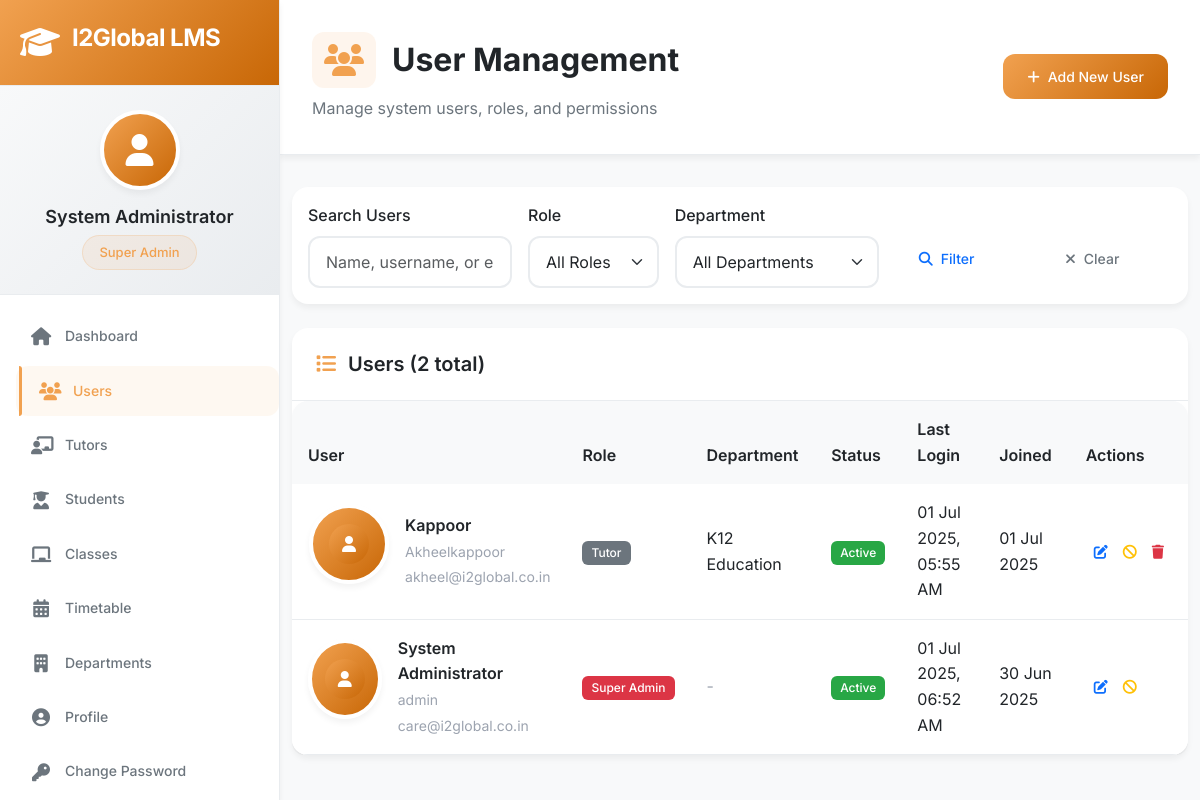
/admin/users (signed in), run on an earlier commit of the app's database.
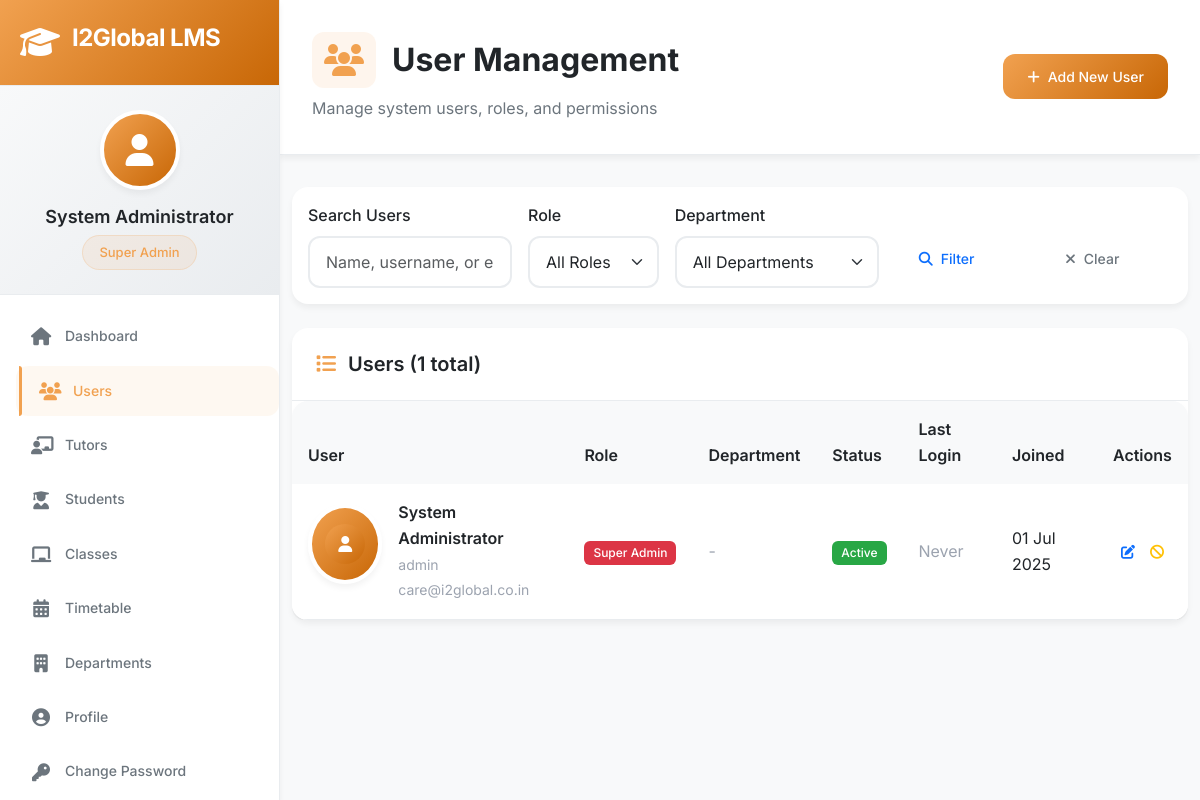
And on a later commit of the database.
### app/models/user.py (models this page shows, shortened)
class User(UserMixin, db.Model):
    __tablename__ = 'users'
    id = db.Column(db.Integer, primary_key=True)
    username = db.Column(db.String(80), unique=True, nullable=False, index=True)
    email = db.Column(db.String(120), unique=True, nullable=False, index=True)
    password_hash = db.Column(db.String(255), nullable=False)
    full_name = db.Column(db.String(100), nullable=False)
    phone = db.Column(db.String(20))
    address = db.Column(db.Text)
    profile_picture = db.Column(db.String(100))
    role = db.Column(db.String(20), nullable=False, default='tutor')  # superadmin, admin, coordinator, tutor
    department_id = db.Column(db.Integer, db.ForeignKey('departments.id'))
    is_active = db.Column(db.Boolean, default=True)
    is_verified = db.Column(db.Boolean, default=False)
    created_at = db.Column(db.DateTime, default=datetime.utcnow)
    last_login = db.Column(db.DateTime)
    joining_date = db.Column(db.Date)
    working_hours = db.Column(db.String(50))  # "9:00 AM - 6:00 PM"
    emergency_contact = db.Column(db.Text)  # JSON string
    department = db.relationship('Department', foreign_keys=[department_id], backref='users', lazy=True)
    tutor_profile = db.relationship('Tutor', backref='user', uselist=False, lazy=True)
    def has_permission(self, permission):
        if self.role == 'superadmin':
            return True
    def get_role_display(self):
        role_map = {
            'superadmin': 'Super Admin',
            'admin': 'Admin',
            'coordinator': 'Coordinator',
            'tutor': 'Tutor'
        }
        return role_map.get(self.role, self.role.title())

### app/models/department.py (models this page shows, shortened)
class Department(db.Model):
    __tablename__ = 'departments'
    id = db.Column(db.Integer, primary_key=True)
    name = db.Column(db.String(50), unique=True, nullable=False)
    code = db.Column(db.String(10), unique=True, nullable=False)  # K12, TT, UPSKILL
    description = db.Column(db.Text)
    permissions = db.Column(db.Text)  # JSON string of permissions
    is_active = db.Column(db.Boolean, default=True)
    created_at = db.Column(db.DateTime, default=datetime.utcnow)
    created_by = db.Column(db.Integer, db.ForeignKey('users.id'))
    settings = db.Column(db.Text)  # JSON string for department-specific settings

### app/routes/admin.py (the view)
@bp.route('/users')
@login_required
@admin_required
def users():
    page = request.args.get('page', 1, type=int)
    role_filter = request.args.get('role', '')
    dept_filter = request.args.get('department', '', type=int)
    search = request.args.get('search', '')
    query = User.query
    if role_filter:
        query = query.filter_by(role=role_filter)
    if dept_filter:
        query = query.filter_by(department_id=dept_filter)
    if search:
        query = query.filter(
            (User.full_name.contains(search)) |
            (User.username.contains(search)) |
            (User.email.contains(search))
        )
    users = query.order_by(User.created_at.desc()).paginate(
        page=page, per_page=20, error_out=False
    )
    departments = Department.query.filter_by(is_active=True).all()
    return render_template('admin/users.html', users=users, departments=departments)

### app/models/user.py (called while the page is built)
@login.user_loader
def load_user(user_id):
    return User.query.get(int(user_id))

### app/routes/admin.py (called while the page is built)
def admin_required(f):
    @wraps(f)
    def decorated_function(*args, **kwargs):
        if current_user.role not in ['superadmin', 'admin', 'coordinator']:
            flash('Access denied. Insufficient permissions.', 'error')
            return redirect(url_for('dashboard.index'))
        return f(*args, **kwargs)
    return decorated_function

### app/templates/admin/users.html (shortened to what the changed rows need)
{% extends "base.html" %}
{% block content %}
<div class="page-header">
    <div class="d-flex justify-content-between align-items-center">
        <div>
            <h1 class="page-title">
                <i class="fas fa-users"></i>
                User Management
            </h1>
        </div>
    </div>
</div>
<div class="container-fluid">
    <div class="card">
        <div class="card-header">
            <h5 class="card-title mb-0">
                <i class="fas fa-list"></i>
                Users ({{ users.total }} total)
            </h5>
        </div>
        <div class="card-body p-0">
            {% if users.items %}
            <div class="table-responsive">
                <table class="table table-hover mb-0">
                    <thead>
                        <tr>
                            <th>User</th>
                            <th>Role</th>
                            <th>Department</th>
                            <th>Status</th>
                            <th>Last Login</th>
                            <th>Joined</th>
                            <th>Actions</th>
                        </tr>
                    </thead>
                    <tbody>
                        {% for user in users.items %}
                        <tr>
                            <td>
                                <div class="d-flex align-items-center">
                                    <div class="user-avatar me-3">
                                        {% if user.profile_picture %}
                                            <img src="{{ url_for('static', filename='uploads/profiles/' + user.profile_picture) }}"
                                                 alt="Avatar" class="rounded-circle" width="40" height="40">
                                        {% else %}
                                            <div class="avatar-placeholder">
                                                <i class="fas fa-user"></i>
                                            </div>
                                        {% endif %}
                                    </div>
                                    <div>
                                        <div class="fw-semibold">{{ user.full_name }}</div>
                                        <small class="text-muted">{{ user.username }}</small><br>
                                        <small class="text-muted">{{ user.email }}</small>
                                    </div>
                                </div>
                            </td>
                            <td>
                                <span class="badge badge-{{ 'danger' if user.role == 'superadmin' else 'warning' if user.role == 'admin' else 'info' if user.role == 'coordinator' else 'secondary' }}">
                                    {{ user.get_role_display() }}
                                </span>
                            </td>
                            <td>
                                {% if user.department %}
                                    {{ user.department.name }}
                                {% else %}
                                    <span class="text-muted">-</span>
                                {% endif %}
                            </td>
                            <td>
                                {% if user.is_active %}
                                    <span class="badge badge-success">Active</span>
                                {% else %}
                                    <span class="badge badge-danger">Inactive</span>
                                {% endif %}
                            </td>
                            <td>
                                {% if user.last_login %}
                                    <span data-bs-toggle="tooltip" title="{{ user.last_login.strftime('%d %B %Y at %H:%M') }}">
                                        {{ user.last_login|datetime }}
                                    </span>
                                {% else %}
                                    <span class="text-muted">Never</span>
                                {% endif %}
                            </td>
                            <td>
                                {% if user.created_at %}
                                    {{ user.created_at|date }}
                                {% else %}
                                    <span class="text-muted">-</span>
                                {% endif %}
                            </td>
                            <td>
                                <div class="btn-group btn-group-sm">
                                    <a href="{{ url_for('admin.edit_user', user_id=user.id) }}"
                                       class="btn btn-outline-primary" data-bs-toggle="tooltip" title="Edit User">
                                        <i class="fas fa-edit"></i>
                                    </a>
                                    {% if user.role != 'superadmin' or current_user.role == 'superadmin' %}
                                    <button type="button" class="btn btn-outline-{{ 'success' if not user.is_active else 'warning' }}"
                                            onclick="toggleUserStatus({{ user.id }}, {{ 'true' if not user.is_active else 'false' }})"
                                            data-bs-toggle="tooltip" title="{{ 'Activate' if not user.is_active else 'Deactivate' }} User">
                                        <i class="fas fa-{{ 'check' if not user.is_active else 'ban' }}"></i>
                                    </button>
                                    {% endif %}
                                    {% if current_user.role == 'superadmin' and user.role != 'superadmin' %}
                                    <button type="button" class="btn btn-outline-danger"
                                            onclick="deleteUser('{{ user.id }}', '{{ user.full_name }}')"
                                            data-bs-toggle="tooltip" title="Delete User">
                                        <i class="fas fa-trash"></i>
                                    </button>
                                    {% endif %}
                                </div>
                            </td>
                        </tr>
                        {% endfor %}
                    </tbody>
                </table>
            </div>
            {% endif %}
        </div>
    </div>
</div>
{% endblock %}

### app/templates/base.html (shortened to what the changed rows need)
<!DOCTYPE html>
<html lang="en">
<head>
    <link rel="stylesheet" href="https://cdnjs.cloudflare.com/ajax/libs/font-awesome/6.4.0/css/all.min.css">
    <link href="https://cdn.jsdelivr.net/npm/bootstrap@5.3.0/dist/css/bootstrap.min.css" rel="stylesheet">
</head>
<body>
    <div class="app-container">
        {% if current_user.is_authenticated %}
        <nav class="sidebar" id="sidebar">
            <div class="sidebar-header">
                <div class="logo-container">
                    <i class="fas fa-graduation-cap logo-icon"></i>
                    <h3 class="logo-text">{{ APP_NAME }}</h3>
                </div>
            </div>
            <div class="user-profile">
                <div class="user-avatar">
                    {% if current_user.profile_picture %}
                        <img src="{{ url_for('static', filename='uploads/profiles/' + current_user.profile_picture) }}" alt="Profile">
                    {% else %}
                        <i class="fas fa-user"></i>
                    {% endif %}
                </div>
                <div class="user-info">
                    <h4>{{ current_user.full_name or current_user.username }}</h4>
                    <span class="user-role">{{ current_user.get_role_display() }}</span>
                </div>
            </div>
            <ul class="nav-menu">
                <li class="nav-item">
                    <a href="{{ url_for('dashboard.index') }}" class="nav-link {% if request.endpoint == 'dashboard.admin_dashboard' or request.endpoint == 'dashboard.tutor_dashboard' %}active{% endif %}">
                        <i class="fas fa-home"></i>
                        <span>Dashboard</span>
                    </a>
                </li>
                {% if current_user.role in ['superadmin', 'admin', 'coordinator'] %}
                {% if current_user.has_permission('user_management') %}
                <li class="nav-item">
                    <a href="{{ url_for('admin.users') }}" class="nav-link {% if request.endpoint and 'users' in request.endpoint %}active{% endif %}">
                        <i class="fas fa-users"></i>
                        <span>Users</span>
                    </a>
                </li>
                {% endif %}
                {% if current_user.has_permission('tutor_management') %}
                <li class="nav-item">
                    <a href="{{ url_for('admin.tutors') }}" class="nav-link {% if request.endpoint and 'tutors' in request.endpoint %}active{% endif %}">
                        <i class="fas fa-chalkboard-teacher"></i>
                        <span>Tutors</span>
                    </a>
                </li>
                {% endif %}
                {% if current_user.has_permission('student_management') %}
                <li class="nav-item">
                    <a href="{{ url_for('admin.students') }}" class="nav-link {% if request.endpoint and 'students' in request.endpoint %}active{% endif %}">
                        <i class="fas fa-user-graduate"></i>
                        <span>Students</span>
                    </a>
                </li>
                {% endif %}
                {% if current_user.has_permission('class_management') %}
                <li class="nav-item">
                    <a href="{{ url_for('admin.classes') }}" class="nav-link {% if 'classes' in request.endpoint %}active{% endif %}">
                        <i class="fas fa-chalkboard"></i>
                        <span>Classes</span>
                    </a>
                </li>
                {% endif %}
                {% if current_user.has_permission('timetable_management') %}
                <li class="nav-item">
                    <a href="{{ url_for('admin.timetable') }}" class="nav-link {% if 'timetable' in request.endpoint %}active{% endif %}">
                        <i class="fas fa-calendar-alt"></i>
                        <span>Timetable</span>
                    </a>
                </li>
                {% endif %}
                {% if current_user.role in ['superadmin', 'admin'] %}
                <li class="nav-item">
                    <a href="{{ url_for('admin.departments') }}" class="nav-link {% if 'departments' in request.endpoint %}active{% endif %}">
                        <i class="fas fa-building"></i>
                        <span>Departments</span>
                    </a>
                </li>
                {% endif %}
                {% endif %}
                <li class="nav-item">
                    <a href="#" class="nav-link">
                        <i class="fas fa-user-circle"></i>
                        <span>Profile</span>
                    </a>
                </li>
                <li class="nav-item">
                    <a href="{{ url_for('auth.change_password') }}" class="nav-link {% if 'change_password' in request.endpoint %}active{% endif %}">
                        <i class="fas fa-key"></i>
                        <span>Change Password</span>
                    </a>
                </li>
            </ul>
        </nav>
        {% endif %}
        <main class="main-content {% if not current_user.is_authenticated %}full-width{% endif %}">
            {% block content %}{% endblock %}
        </main>
    </div>
</body>
</html>

What changed in the data, as far as the page shows it:
removed User: full_name "Kappoor", username "Akheelkappoor", email "akheel@i2global.co.in", role "Tutor", department.name "K12 Education", is_active "Active", last_login "01 Jul 2025, 05:55 AM", created_at "01 Jul 2025"
changed User "System Administrator": created_at "30 Jun 2025" → "01 Jul 2025"; last_login "01 Jul 2025, 06:52 AM" → (not shown); now shows "Never"
Also different on the page:
{{ users.total }}: "2" → "1"
